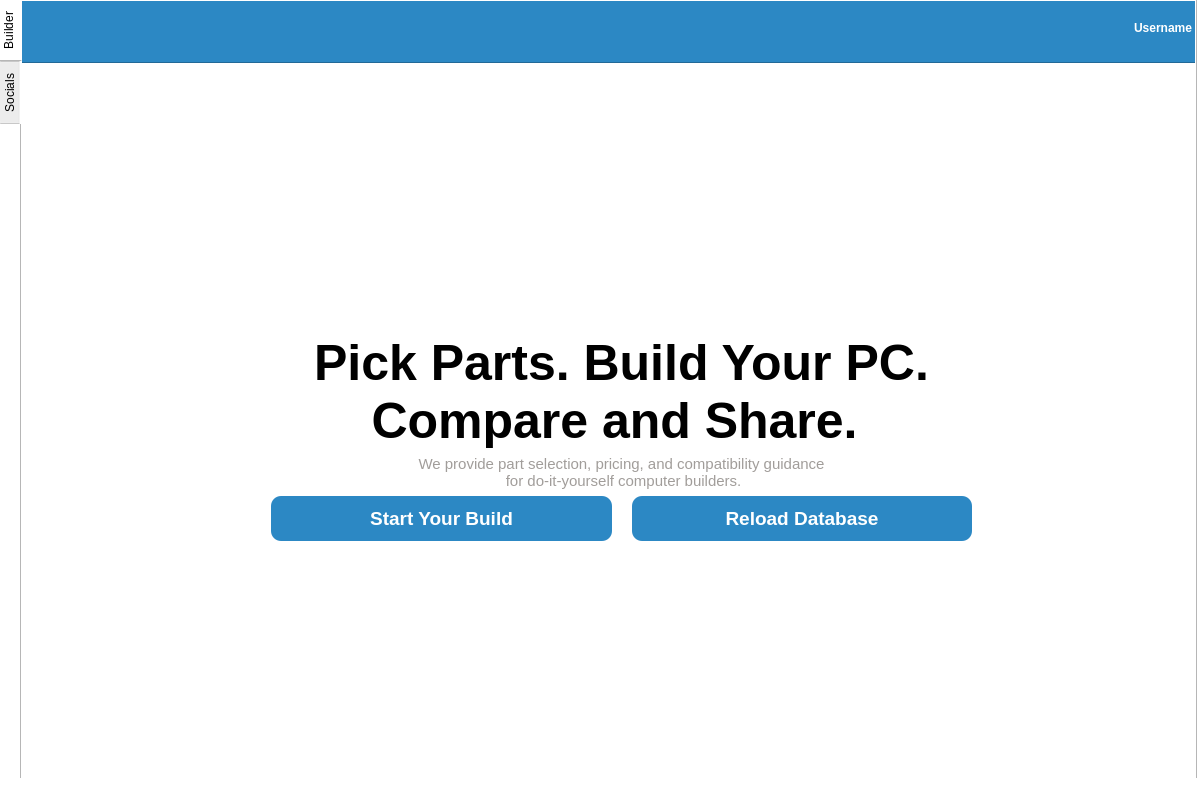
<?xml version="1.0" encoding="UTF-8"?>
<ui version="4.0">
 <class>MainWindow</class>
 <widget class="QMainWindow" name="MainWindow">
  <property name="geometry">
   <rect>
    <x>0</x>
    <y>0</y>
    <width>1200</width>
    <height>800</height>
   </rect>
  </property>
  <property name="windowTitle">
   <string>MainWindow</string>
  </property>
  <property name="styleSheet">
   <string notr="true">background-color: white;</string>
  </property>
  <widget class="QWidget" name="centralwidget">
   <widget class="QTabWidget" name="tabWidget">
    <property name="geometry">
     <rect>
      <x>-4</x>
      <y>-1</y>
      <width>1201</width>
      <height>801</height>
     </rect>
    </property>
    <property name="tabPosition">
     <enum>QTabWidget::West</enum>
    </property>
    <property name="currentIndex">
     <number>0</number>
    </property>
    <widget class="QWidget" name="Builder">
     <attribute name="title">
      <string>Builder</string>
     </attribute>
     <widget class="QWidget" name="verticalLayoutWidget">
      <property name="geometry">
       <rect>
        <x>-1</x>
        <y>-1</y>
        <width>1201</width>
        <height>791</height>
       </rect>
      </property>
      <layout class="QVBoxLayout" name="verticalLayout" stretch="1,6,0,6">
       <item>
        <layout class="QHBoxLayout" name="horizontalLayout_3">
         <item>
          <widget class="QFrame" name="frame">
           <property name="styleSheet">
            <string notr="true"> background-color: rgb(44, 136, 196);</string>
           </property>
           <property name="frameShape">
            <enum>QFrame::StyledPanel</enum>
           </property>
           <property name="frameShadow">
            <enum>QFrame::Raised</enum>
           </property>
           <widget class="QWidget" name="horizontalLayoutWidget_3">
            <property name="geometry">
             <rect>
              <x>0</x>
              <y>0</y>
              <width>1171</width>
              <height>56</height>
             </rect>
            </property>
            <layout class="QHBoxLayout" name="horizontalLayout_4">
             <item>
              <widget class="QLabel" name="label_3">
               <property name="styleSheet">
                <string notr="true">border-radius: 10px;
font-family: Arial, Helvetica, sans-serif;
font-weight: bold;
color: white;</string>
               </property>
               <property name="text">
                <string>Username</string>
               </property>
               <property name="alignment">
                <set>Qt::AlignRight|Qt::AlignTrailing|Qt::AlignVCenter</set>
               </property>
               <property name="margin">
                <number>20</number>
               </property>
              </widget>
             </item>
            </layout>
           </widget>
          </widget>
         </item>
        </layout>
       </item>
       <item>
        <widget class="QLabel" name="label">
         <property name="layoutDirection">
          <enum>Qt::LeftToRight</enum>
         </property>
         <property name="styleSheet">
          <string notr="true">color: black;
font-size: 50px;
font-weight: bold;
font-family: Arial, Helvetica, sans-serif;</string>
         </property>
         <property name="text">
          <string>Pick Parts. Build Your PC. 
Compare and Share. </string>
         </property>
         <property name="alignment">
          <set>Qt::AlignBottom|Qt::AlignHCenter</set>
         </property>
        </widget>
       </item>
       <item>
        <widget class="QLabel" name="label_2">
         <property name="styleSheet">
          <string notr="true">    color: rgb(161, 157, 154);
    font-size: 15px;
    font-family: Arial, Helvetica, sans-serif;</string>
         </property>
         <property name="text">
          <string>We provide part selection, pricing, and compatibility guidance
 for do-it-yourself computer builders.</string>
         </property>
         <property name="alignment">
          <set>Qt::AlignCenter</set>
         </property>
        </widget>
       </item>
       <item>
        <layout class="QHBoxLayout" name="horizontalLayout_2">
         <property name="spacing">
          <number>20</number>
         </property>
         <property name="leftMargin">
          <number>250</number>
         </property>
         <property name="rightMargin">
          <number>250</number>
         </property>
         <property name="bottomMargin">
          <number>250</number>
         </property>
         <item>
          <widget class="QPushButton" name="pushButton_2">
           <property name="styleSheet">
            <string notr="true">	width: 50px;
    height: 45px;
    padding-left: 10px;
    padding-right: 10px;
    font-size: 19px;
    background-color: rgb(44, 136, 196);
    color: white;
    border: none;
    border-radius: 10px;
    font-family: Arial, Helvetica, sans-serif;
    font-weight: bold;</string>
           </property>
           <property name="text">
            <string>Start Your Build</string>
           </property>
          </widget>
         </item>
         <item>
          <widget class="QPushButton" name="pushButton">
           <property name="styleSheet">
            <string notr="true">	width: 50px;
    height: 45px;
    padding-left: 10px;
    padding-right: 10px;
    font-size: 19px;
    background-color: rgb(44, 136, 196);
    border: none;
    border-radius: 10px;
    font-family: Arial, Helvetica, sans-serif;
    font-weight: bold;
	color: white;</string>
           </property>
           <property name="text">
            <string>Reload Database</string>
           </property>
          </widget>
         </item>
        </layout>
       </item>
      </layout>
     </widget>
    </widget>
    <widget class="QWidget" name="Socials">
     <attribute name="title">
      <string>Socials</string>
     </attribute>
     <widget class="QWidget" name="verticalLayoutWidget_2">
      <property name="geometry">
       <rect>
        <x>0</x>
        <y>0</y>
        <width>1201</width>
        <height>791</height>
       </rect>
      </property>
      <layout class="QVBoxLayout" name="verticalLayout_4" stretch="1,11">
       <item>
        <layout class="QHBoxLayout" name="horizontalLayout_16">
         <item>
          <widget class="QFrame" name="frame_6">
           <property name="styleSheet">
            <string notr="true"> background-color: rgb(44, 136, 196);</string>
           </property>
           <property name="frameShape">
            <enum>QFrame::StyledPanel</enum>
           </property>
           <property name="frameShadow">
            <enum>QFrame::Raised</enum>
           </property>
           <widget class="QWidget" name="horizontalLayoutWidget_9">
            <property name="geometry">
             <rect>
              <x>0</x>
              <y>0</y>
              <width>1171</width>
              <height>56</height>
             </rect>
            </property>
            <layout class="QHBoxLayout" name="horizontalLayout_17">
             <item>
              <widget class="QLabel" name="label_11">
               <property name="styleSheet">
                <string notr="true">border-radius: 10px;
font-family: Arial, Helvetica, sans-serif;
font-weight: bold;
color: white;</string>
               </property>
               <property name="text">
                <string>Username</string>
               </property>
               <property name="alignment">
                <set>Qt::AlignRight|Qt::AlignTrailing|Qt::AlignVCenter</set>
               </property>
               <property name="margin">
                <number>20</number>
               </property>
              </widget>
             </item>
            </layout>
           </widget>
          </widget>
         </item>
        </layout>
       </item>
       <item>
        <widget class="QScrollArea" name="scrollArea">
         <property name="widgetResizable">
          <bool>true</bool>
         </property>
         <widget class="QWidget" name="scrollAreaWidgetContents">
          <property name="geometry">
           <rect>
            <x>0</x>
            <y>0</y>
            <width>1197</width>
            <height>716</height>
           </rect>
          </property>
          <widget class="QWidget" name="gridLayoutWidget">
           <property name="geometry">
            <rect>
             <x>-1</x>
             <y>-11</y>
             <width>1181</width>
             <height>731</height>
            </rect>
           </property>
           <layout class="QGridLayout" name="gridLayout"/>
          </widget>
         </widget>
        </widget>
       </item>
      </layout>
     </widget>
    </widget>
   </widget>
  </widget>
  <widget class="QStatusBar" name="statusbar"/>
 </widget>
 <resources/>
 <connections/>
</ui>
